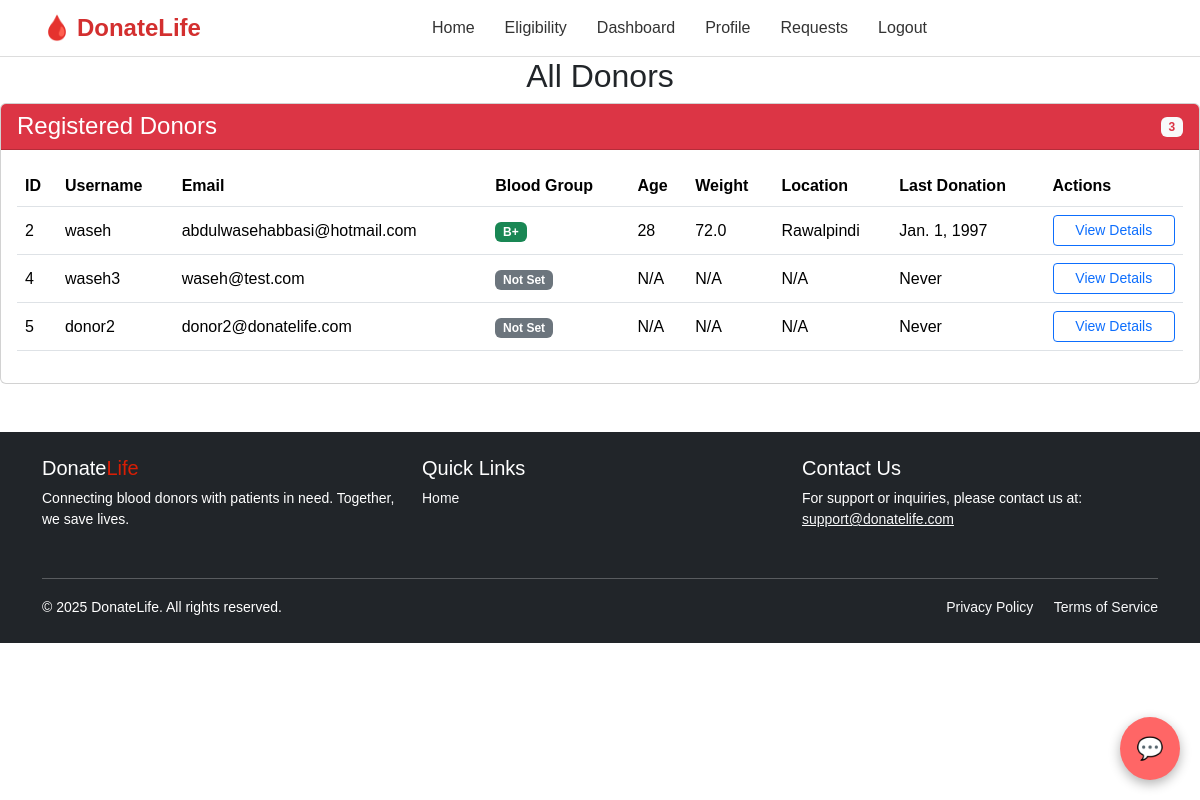
The app's page /accounts/admin/donors/ (signed in) with its own data.
### accounts/models.py (models this page shows, shortened)
class User(AbstractUser):
    ROLE_CHOICES = (
        ('donor', 'Blood Donor'),
        ('patient', 'Patient'),
        ('admin', 'Admin'),
    )
    role = models.CharField(max_length=10, choices=ROLE_CHOICES)
    age = models.IntegerField(null=True, blank=True)
    weight = models.FloatField(null=True, blank=True)
    blood_group = models.CharField(max_length=5, choices=[
        ('A+', 'A+'), ('A-', 'A-'),
        ('B+', 'B+'), ('B-', 'B-'),
        ('O+', 'O+'), ('O-', 'O-'),
        ('AB+', 'AB+'), ('AB-', 'AB-'),
    ], null=True, blank=True)
    city = models.CharField(max_length=100, null=True, blank=True)
    last_donation_date = models.DateField(null=True, blank=True)
    medical_condition = models.TextField(null=True, blank=True)
    def is_profile_complete(self):
        if self.role == 'donor':
            required_fields = [
                self.age, self.weight, self.blood_group, self.city,
                self.last_donation_date
            ]
        elif self.role == 'patient':
            required_fields = [
                self.age, self.blood_group, self.city, self.medical_condition
            ]
        else:
            return True  # Admins don't require this
        return all(field is not None and field != '' for field in required_fields)

### accounts/views.py (the view)
# urls.py: path('admin/donors/', views.admin_all_donors, name='admin_all_donors'),
@login_required
def admin_all_donors(request):
    donors = User.objects.filter(role='donor')
    return render(request, 'accounts/admin_all_donors.html', {'donors': donors})

### accounts/templates/accounts/admin_all_donors.html (shortened to what this page needs)
{% extends 'base.html' %}
{% block content %}
<h2>All Donors</h2>
<div class="card">
    <div class="card-header bg-danger text-white d-flex justify-content-between align-items-center">
        <h4 class="mb-0">Registered Donors</h4>
        <span class="badge bg-light text-danger">{{ donors.count }}</span>
    </div>
    <div class="card-body">
        <div class="table-responsive">
            <table class="table table-hover align-middle">
                <thead>
                    <tr>
                        <th>ID</th>
                        <th>Username</th>
                        <th>Email</th>
                        <th>Blood Group</th>
                        <th>Age</th>
                        <th>Weight</th>
                        <th>Location</th>
                        <th>Last Donation</th>
                        <th>Actions</th>
                    </tr>
                </thead>
                <tbody>
                    {% for donor in donors %}
                    <tr class="donor-row" data-blood-group="{{ donor.blood_group|default:'None' }}" data-location="{{ donor.city|default:'None' }}">
                        <td>{{ donor.id }}</td>
                        <td>{{ donor.username }}</td>
                        <td>{{ donor.email }}</td>
                        <td>
                            {% if donor.blood_group %}
                                <span class="badge bg-success">{{ donor.blood_group }}</span>
                            {% else %}
                                <span class="badge bg-secondary">Not Set</span>
                            {% endif %}
                        </td>
                        <td>{{ donor.age|default:"N/A" }}</td>
                        <td>{{ donor.weight|default:"N/A" }}</td>
                        <td>{{ donor.city|default:"N/A" }}</td>
                        <td>
                            {% if donor.last_donation_date %}
                                {{ donor.last_donation_date }}
                            {% else %}
                                Never
                            {% endif %}
                        </td>
                        <td>
                            <button type="button" class="btn btn-sm btn-outline-primary" data-bs-toggle="modal" data-bs-target="#donorModal{{ donor.id }}">
                                View Details
                            </button>
                        </td>
                    </tr>
                    {% endfor %}
                </tbody>
            </table>
        </div>
    </div>
</div>
{% endblock %}

### static/css/style.css (style rules this page uses)
body { font-family: Arial, sans-serif; background-color: #fff !important; margin: 0; }
h2 { color: #ffffff; }
body { background-color: hsl(221.74deg 29.11% 15.49%); color: white; margin: 0; font-family: 'Segoe UI', sans-serif; }
button { background-color: hsl(0deg 100% 70%); color: white; border: none; padding: 10px 15px; border-radius: 4px; cursor: pointer; }
h2 { text-align: center; margin-top: 20px; color: white; }
button { width: 100%; padding: 10px; background-color: hsl(0deg 100% 70%); color: white; border: none; border-radius: 5px; font-size: 16px; cursor: pointer; margin-top: 20px; }

### static/css/dashboard.css (style rules this page uses)
body { font-family: Arial, sans-serif; }

### records on screen
User: id "2", username "waseh", email "abdulwasehabbasi@hotmail.com", blood_group "B+", age "28", weight "72.0", city "Rawalpindi", last_donation_date "Jan. 1, 1997"
User: id "4", username "waseh3", email "waseh@test.com", shows "Not Set", age "N/A", weight "N/A", city "N/A", shows "Never"
User: id "5", username "donor2", email "donor2@donatelife.com", shows "Not Set", age "N/A", weight "N/A", city "N/A", shows "Never"

### other values on screen
{{ donors.count }} "3"
